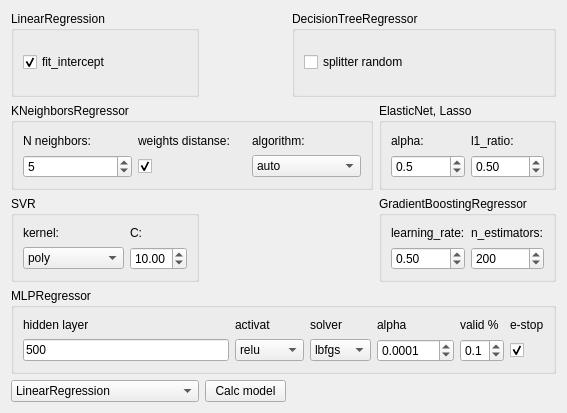
<?xml version="1.0" encoding="UTF-8"?>
<ui version="4.0">
 <class>Form_formation_ai</class>
 <widget class="QWidget" name="Form_formation_ai">
  <property name="geometry">
   <rect>
    <x>0</x>
    <y>0</y>
    <width>567</width>
    <height>413</height>
   </rect>
  </property>
  <property name="windowTitle">
   <string>Formation AI</string>
  </property>
  <layout class="QGridLayout" name="gridLayout_8">
   <item row="0" column="0">
    <widget class="QGroupBox" name="groupBox">
     <property name="title">
      <string>LinearRegression</string>
     </property>
     <layout class="QGridLayout" name="gridLayout">
      <item row="0" column="0">
       <widget class="QCheckBox" name="checkBox_fit_intercept">
        <property name="toolTip">
         <string>Определяет, нужно ли добавлять свободный член (пересечение) в модель. Если fit_intercept включен, то модель будет иметь угол наклона и свободный член (смещение). Если fit_intercept отключен, то угол наклона будет определен без свободного члена.</string>
        </property>
        <property name="text">
         <string>fit_intercept</string>
        </property>
        <property name="checked">
         <bool>true</bool>
        </property>
       </widget>
      </item>
     </layout>
    </widget>
   </item>
   <item row="0" column="2" colspan="2">
    <widget class="QGroupBox" name="groupBox_3">
     <property name="title">
      <string>DecisionTreeRegressor</string>
     </property>
     <layout class="QGridLayout" name="gridLayout_2">
      <item row="0" column="0">
       <widget class="QCheckBox" name="checkBox_splitter_rnd">
        <property name="toolTip">
         <string>Стратегия, используемая для выбора разделения в узлах. Возможные значения - &quot;best&quot; (выбирается лучшее разделение) или &quot;random&quot; (выбирается случайное разделение)</string>
        </property>
        <property name="text">
         <string>splitter random</string>
        </property>
       </widget>
      </item>
     </layout>
    </widget>
   </item>
   <item row="1" column="0" colspan="3">
    <widget class="QGroupBox" name="groupBox_4">
     <property name="title">
      <string>KNeighborsRegressor</string>
     </property>
     <layout class="QGridLayout" name="gridLayout_4">
      <item row="0" column="1">
       <widget class="QLabel" name="label_41">
        <property name="toolTip">
         <string>Если выключено, все ближайшие соседи вносят одинаковый вклад в прогноз, если включено вклад каждого соседа зависит от его расстояния до целевой точки.</string>
        </property>
        <property name="text">
         <string>weights distanse:</string>
        </property>
       </widget>
      </item>
      <item row="0" column="2">
       <widget class="QLabel" name="label_36">
        <property name="toolTip">
         <string>Выбор определенного алгоритма может ускорить вычисления для больших данных</string>
        </property>
        <property name="text">
         <string>algorithm:</string>
        </property>
       </widget>
      </item>
      <item row="0" column="0">
       <widget class="QLabel" name="label_39">
        <property name="accessibleName">
         <string>Количество ближайших соседей, которые будут использованы для прогнозирования значения.</string>
        </property>
        <property name="text">
         <string>N neighbors:</string>
        </property>
       </widget>
      </item>
      <item row="1" column="0">
       <widget class="QSpinBox" name="spinBox_neighbors">
        <property name="accessibleName">
         <string>Количество ближайших соседей, которые будут использованы для прогнозирования значения.</string>
        </property>
        <property name="minimum">
         <number>1</number>
        </property>
        <property name="maximum">
         <number>1000</number>
        </property>
        <property name="value">
         <number>5</number>
        </property>
       </widget>
      </item>
      <item row="1" column="2">
       <widget class="QComboBox" name="comboBox_knn_algorithm">
        <property name="toolTip">
         <string>Выбор определенного алгоритма может ускорить вычисления для больших данных</string>
        </property>
        <item>
         <property name="text">
          <string>auto</string>
         </property>
        </item>
        <item>
         <property name="text">
          <string>ball_tree</string>
         </property>
        </item>
        <item>
         <property name="text">
          <string>kd_tree</string>
         </property>
        </item>
        <item>
         <property name="text">
          <string>brute</string>
         </property>
        </item>
       </widget>
      </item>
      <item row="1" column="1">
       <widget class="QCheckBox" name="checkBox_knn_weights">
        <property name="toolTip">
         <string>Если выключено, все ближайшие соседи вносят одинаковый вклад в прогноз, если включено вклад каждого соседа зависит от его расстояния до целевой точки.</string>
        </property>
        <property name="text">
         <string/>
        </property>
        <property name="checked">
         <bool>true</bool>
        </property>
       </widget>
      </item>
     </layout>
    </widget>
   </item>
   <item row="1" column="3">
    <widget class="QGroupBox" name="groupBox_2">
     <property name="title">
      <string>ElasticNet, Lasso</string>
     </property>
     <layout class="QGridLayout" name="gridLayout_3">
      <item row="0" column="0">
       <widget class="QLabel" name="label">
        <property name="toolTip">
         <string>Этот параметр контролирует общую силу регуляризации.</string>
        </property>
        <property name="text">
         <string>alpha:</string>
        </property>
       </widget>
      </item>
      <item row="0" column="1">
       <widget class="QLabel" name="label_2">
        <property name="toolTip">
         <string>Этот параметр определяет смешивание регрессии L1 и L2 в ElasticNet. Значение l1_ratio находится в диапазоне от 0 до 1. Когда l1_ratio = 0, это эквивалентно регрессии L2 (Ridge). Когда l1_ratio = 1, это эквивалентно регрессии L1 (Lasso). При значениях между 0 и 1, это комбинация обеих регрессий.</string>
        </property>
        <property name="text">
         <string>l1_ratio:</string>
        </property>
       </widget>
      </item>
      <item row="1" column="0">
       <widget class="QDoubleSpinBox" name="doubleSpinBox_alpha">
        <property name="toolTip">
         <string>Этот параметр контролирует общую силу регуляризации.</string>
        </property>
        <property name="decimals">
         <number>1</number>
        </property>
        <property name="value">
         <double>0.500000000000000</double>
        </property>
       </widget>
      </item>
      <item row="1" column="1">
       <widget class="QDoubleSpinBox" name="doubleSpinBox_l1_ratio">
        <property name="toolTip">
         <string>Этот параметр определяет смешивание регрессии L1 и L2 в ElasticNet. Значение l1_ratio находится в диапазоне от 0 до 1. Когда l1_ratio = 0, это эквивалентно регрессии L2 (Ridge). Когда l1_ratio = 1, это эквивалентно регрессии L1 (Lasso). При значениях между 0 и 1, это комбинация обеих регрессий.</string>
        </property>
        <property name="decimals">
         <number>2</number>
        </property>
        <property name="maximum">
         <double>1.000000000000000</double>
        </property>
        <property name="value">
         <double>0.500000000000000</double>
        </property>
       </widget>
      </item>
     </layout>
    </widget>
   </item>
   <item row="2" column="0">
    <widget class="QGroupBox" name="groupBox_5">
     <property name="title">
      <string>SVR</string>
     </property>
     <layout class="QGridLayout" name="gridLayout_5">
      <item row="0" column="0">
       <widget class="QLabel" name="label_3">
        <property name="toolTip">
         <string>Ядро, которое определяет тип нелинейности в модели. </string>
        </property>
        <property name="text">
         <string>kernel:</string>
        </property>
       </widget>
      </item>
      <item row="0" column="1">
       <widget class="QLabel" name="label_4">
        <property name="toolTip">
         <string>Параметр регуляризации. Он контролирует компромисс между подгонкой данных и регуляризацией. Меньшие значения C приводят к более сильной регуляризации, что может помочь уменьшить переобучение. Большие значения C уменьшают регуляризацию, что может привести к лучшему соответствию данным.</string>
        </property>
        <property name="text">
         <string>C:</string>
        </property>
       </widget>
      </item>
      <item row="1" column="0">
       <widget class="QComboBox" name="comboBox_svr_kernel">
        <property name="toolTip">
         <string>Ядро, которое определяет тип нелинейности в модели. </string>
        </property>
        <item>
         <property name="text">
          <string>poly</string>
         </property>
        </item>
        <item>
         <property name="text">
          <string>rbf</string>
         </property>
        </item>
        <item>
         <property name="text">
          <string>linear</string>
         </property>
        </item>
        <item>
         <property name="text">
          <string>sigmoid</string>
         </property>
        </item>
        <item>
         <property name="text">
          <string>precomputed</string>
         </property>
        </item>
       </widget>
      </item>
      <item row="1" column="1">
       <widget class="QDoubleSpinBox" name="doubleSpinBox_svr_c">
        <property name="toolTip">
         <string>Параметр регуляризации. Он контролирует компромисс между подгонкой данных и регуляризацией. Меньшие значения C приводят к более сильной регуляризации, что может помочь уменьшить переобучение. Большие значения C уменьшают регуляризацию, что может привести к лучшему соответствию данным.</string>
        </property>
        <property name="minimum">
         <double>0.010000000000000</double>
        </property>
        <property name="value">
         <double>10.000000000000000</double>
        </property>
       </widget>
      </item>
     </layout>
    </widget>
   </item>
   <item row="2" column="3">
    <widget class="QGroupBox" name="groupBox_6">
     <property name="title">
      <string>GradientBoostingRegressor</string>
     </property>
     <layout class="QGridLayout" name="gridLayout_6">
      <item row="0" column="0">
       <widget class="QLabel" name="label_5">
        <property name="toolTip">
         <string>Этот параметр контролирует величину шага при обновлении весов моделей на каждой итерации бустинга. Меньшие значения learning_rate требуют большего числа деревьев для достижения хорошей точности, но могут улучшить устойчивость модели.</string>
        </property>
        <property name="text">
         <string>learning_rate:</string>
        </property>
       </widget>
      </item>
      <item row="0" column="1">
       <widget class="QLabel" name="label_6">
        <property name="toolTip">
         <string>Это количество базовых моделей (например, деревьев решений), которые будут объединены для создания финальной модели. Большее количество деревьев может улучшить точность модели, но также увеличит время обучения. </string>
        </property>
        <property name="text">
         <string>n_estimators:</string>
        </property>
       </widget>
      </item>
      <item row="1" column="0">
       <widget class="QDoubleSpinBox" name="doubleSpinBox_learning_rate">
        <property name="toolTip">
         <string>Этот параметр контролирует величину шага при обновлении весов моделей на каждой итерации бустинга. Меньшие значения learning_rate требуют большего числа деревьев для достижения хорошей точности, но могут улучшить устойчивость модели.</string>
        </property>
        <property name="minimum">
         <double>0.010000000000000</double>
        </property>
        <property name="singleStep">
         <double>0.100000000000000</double>
        </property>
        <property name="value">
         <double>0.500000000000000</double>
        </property>
       </widget>
      </item>
      <item row="1" column="1">
       <widget class="QSpinBox" name="spinBox_n_estimators">
        <property name="toolTip">
         <string>Это количество базовых моделей (например, деревьев решений), которые будут объединены для создания финальной модели. Большее количество деревьев может улучшить точность модели, но также увеличит время обучения. </string>
        </property>
        <property name="minimum">
         <number>1</number>
        </property>
        <property name="maximum">
         <number>1000</number>
        </property>
        <property name="singleStep">
         <number>50</number>
        </property>
        <property name="value">
         <number>200</number>
        </property>
       </widget>
      </item>
     </layout>
    </widget>
   </item>
   <item row="3" column="0" colspan="4">
    <widget class="QGroupBox" name="groupBox_7">
     <property name="title">
      <string>MLPRegressor</string>
     </property>
     <layout class="QGridLayout" name="gridLayout_7">
      <item row="0" column="0">
       <widget class="QLabel" name="label_31">
        <property name="toolTip">
         <string>Это кортеж, определяющий количество нейронов в каждом скрытом слое. Например, &quot;100&quot; означает один скрытый слой с 100 нейронами, а &quot;50 30&quot; означает два скрытых слоя, в первом 50 нейронов, во втором - 30 нейронов. Вы можете экспериментировать с различными комбинациями слоев и нейронов, чтобы получить лучшие результаты.</string>
        </property>
        <property name="text">
         <string>hidden layer</string>
        </property>
       </widget>
      </item>
      <item row="0" column="1">
       <widget class="QLabel" name="label_32">
        <property name="toolTip">
         <string>Этот параметр определяет функцию активации для скрытых слоев. Функция активации добавляет нелинейность в модель, что позволяет ей обучаться сложным зависимостям в данных.</string>
        </property>
        <property name="text">
         <string>activat</string>
        </property>
       </widget>
      </item>
      <item row="0" column="2">
       <widget class="QLabel" name="label_33">
        <property name="toolTip">
         <string>Этот параметр определяет метод оптимизации весов в нейронной сети. </string>
        </property>
        <property name="text">
         <string>solver</string>
        </property>
       </widget>
      </item>
      <item row="0" column="3">
       <widget class="QLabel" name="label_34">
        <property name="toolTip">
         <string>Параметр регуляризации L2 (гребневая регрессия). Он помогает предотвратить переобучение, уменьшая веса нейронов. </string>
        </property>
        <property name="text">
         <string>alpha</string>
        </property>
       </widget>
      </item>
      <item row="0" column="4">
       <widget class="QLabel" name="label_35">
        <property name="toolTip">
         <string>Параметр контролирует долю данных, которые будут отложены (зарезервированы) для проверки модели на каждой итерации обучения. Когда модель обучается на обучающем наборе данных, она может использовать валидационный набор для оценки качества обучения на каждой эпохе. Это позволяет отслеживать процесс обучения и раннее обнаруживать переобучение или недообучение.</string>
        </property>
        <property name="text">
         <string>valid %</string>
        </property>
       </widget>
      </item>
      <item row="0" column="5">
       <widget class="QLabel" name="label_19">
        <property name="toolTip">
         <string>Если включено, процесс обучения будет автоматически прекращен, когда метрика качества на валидационном наборе перестанет улучшаться после некоторого числа итераций (эпох). Другими словами, обучение будет остановлено, когда модель начнет переобучаться и метрика качества на валидационном наборе начнет ухудшаться.</string>
        </property>
        <property name="text">
         <string>e-stop</string>
        </property>
       </widget>
      </item>
      <item row="1" column="0">
       <widget class="QLineEdit" name="lineEdit_layer_mlp">
        <property name="toolTip">
         <string>Это кортеж, определяющий количество нейронов в каждом скрытом слое. Например, &quot;100&quot; означает один скрытый слой с 100 нейронами, а &quot;50 30&quot; означает два скрытых слоя, в первом 50 нейронов, во втором - 30 нейронов. Вы можете экспериментировать с различными комбинациями слоев и нейронов, чтобы получить лучшие результаты.</string>
        </property>
        <property name="text">
         <string>500</string>
        </property>
       </widget>
      </item>
      <item row="1" column="1">
       <widget class="QComboBox" name="comboBox_activation_mlp">
        <property name="toolTip">
         <string>Этот параметр определяет функцию активации для скрытых слоев. Функция активации добавляет нелинейность в модель, что позволяет ей обучаться сложным зависимостям в данных.</string>
        </property>
        <item>
         <property name="text">
          <string>relu</string>
         </property>
        </item>
        <item>
         <property name="text">
          <string>logistic</string>
         </property>
        </item>
        <item>
         <property name="text">
          <string>tanh</string>
         </property>
        </item>
        <item>
         <property name="text">
          <string>identity</string>
         </property>
        </item>
       </widget>
      </item>
      <item row="1" column="2">
       <widget class="QComboBox" name="comboBox_solvar_mlp">
        <property name="toolTip">
         <string>Этот параметр определяет метод оптимизации весов в нейронной сети. </string>
        </property>
        <property name="currentIndex">
         <number>1</number>
        </property>
        <item>
         <property name="text">
          <string>adam</string>
         </property>
        </item>
        <item>
         <property name="text">
          <string>lbfgs</string>
         </property>
        </item>
        <item>
         <property name="text">
          <string>sgd</string>
         </property>
        </item>
       </widget>
      </item>
      <item row="1" column="3">
       <widget class="QDoubleSpinBox" name="doubleSpinBox_alpha_mlp">
        <property name="toolTip">
         <string>Параметр регуляризации L2 (гребневая регрессия). Он помогает предотвратить переобучение, уменьшая веса нейронов. </string>
        </property>
        <property name="decimals">
         <number>4</number>
        </property>
        <property name="maximum">
         <double>100.000000000000000</double>
        </property>
        <property name="singleStep">
         <double>0.100000000000000</double>
        </property>
        <property name="value">
         <double>0.000100000000000</double>
        </property>
       </widget>
      </item>
      <item row="1" column="4">
       <widget class="QDoubleSpinBox" name="doubleSpinBox_valid_mlp">
        <property name="toolTip">
         <string>Параметр контролирует долю данных, которые будут отложены (зарезервированы) для проверки модели на каждой итерации обучения. Когда модель обучается на обучающем наборе данных, она может использовать валидационный набор для оценки качества обучения на каждой эпохе. Это позволяет отслеживать процесс обучения и раннее обнаруживать переобучение или недообучение.</string>
        </property>
        <property name="decimals">
         <number>1</number>
        </property>
        <property name="maximum">
         <double>1.000000000000000</double>
        </property>
        <property name="singleStep">
         <double>0.100000000000000</double>
        </property>
        <property name="value">
         <double>0.100000000000000</double>
        </property>
       </widget>
      </item>
      <item row="1" column="5">
       <widget class="QCheckBox" name="checkBox_e_stop_mlp">
        <property name="toolTip">
         <string>Если включено, процесс обучения будет автоматически прекращен, когда метрика качества на валидационном наборе перестанет улучшаться после некоторого числа итераций (эпох). Другими словами, обучение будет остановлено, когда модель начнет переобучаться и метрика качества на валидационном наборе начнет ухудшаться.</string>
        </property>
        <property name="text">
         <string/>
        </property>
        <property name="checked">
         <bool>true</bool>
        </property>
       </widget>
      </item>
     </layout>
    </widget>
   </item>
   <item row="4" column="0">
    <widget class="QComboBox" name="comboBox_model_ai">
     <item>
      <property name="text">
       <string>LinearRegression</string>
      </property>
     </item>
     <item>
      <property name="text">
       <string>Lasso</string>
      </property>
     </item>
     <item>
      <property name="text">
       <string>ElasticNet</string>
      </property>
     </item>
     <item>
      <property name="text">
       <string>DecisionTreeRegressor</string>
      </property>
     </item>
     <item>
      <property name="text">
       <string>KNeighborsRegressor</string>
      </property>
     </item>
     <item>
      <property name="text">
       <string>SVR</string>
      </property>
     </item>
     <item>
      <property name="text">
       <string>MLPRegressor</string>
      </property>
     </item>
     <item>
      <property name="text">
       <string>GradientBoostingRegressor</string>
      </property>
     </item>
    </widget>
   </item>
   <item row="4" column="1">
    <widget class="QPushButton" name="pushButton_calc_model">
     <property name="text">
      <string>Calc model</string>
     </property>
    </widget>
   </item>
  </layout>
 </widget>
 <resources/>
 <connections/>
</ui>
